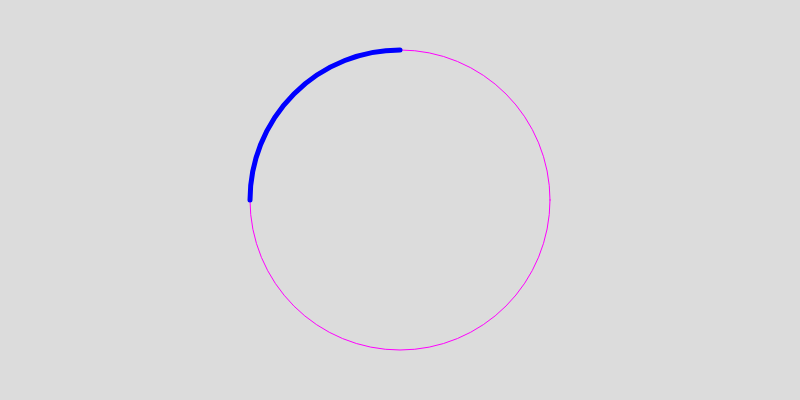
Frame 1 (no input)
Frame 60 (no input): identical to frame 1, image omitted
Frame 120 (the mouse pressed at the canvas centre since frame 60): identical to frame 1, image omitted

The p5.js sketch that drew this single still picture (run headless with seeded random() and noise() and a simulated clock; from frame 60 on, the mouse is pressed at the canvas centre):

// p5.js sketch
// ── sketch.js
function setup() {
  createCanvas(800, 400);

  // you can set the angle mode to DEGREES for using degrees instead of radians.
  angleMode(DEGREES);
}

function draw() {
  background(220);

  noFill();

  // draw a ellipse as a guide for the arc
  stroke(255, 0, 255);
  strokeWeight(1);
  ellipse(width / 2, height / 2, 300, 300); // ellipse(x, y, w, h)

  // then draw an arc, adding two angles 
  stroke(0, 0, 255);
  strokeWeight(5);
  arc(width / 2, height / 2, 300, 300, 180, 270); // arc(x, y, w, h, startAngle, stopAngle)
}
